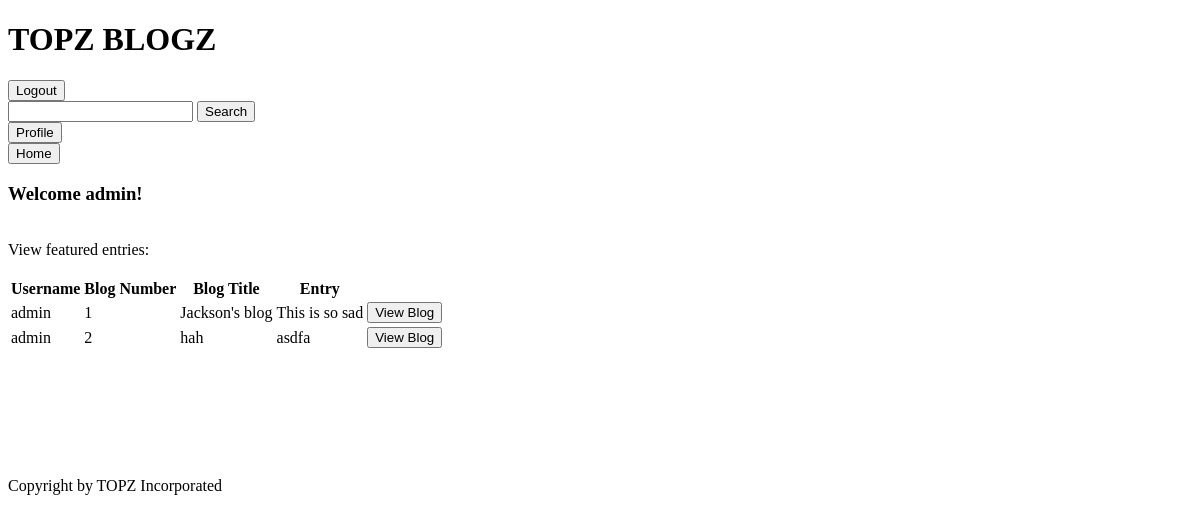
Page /home (signed in) on the earlier database version.
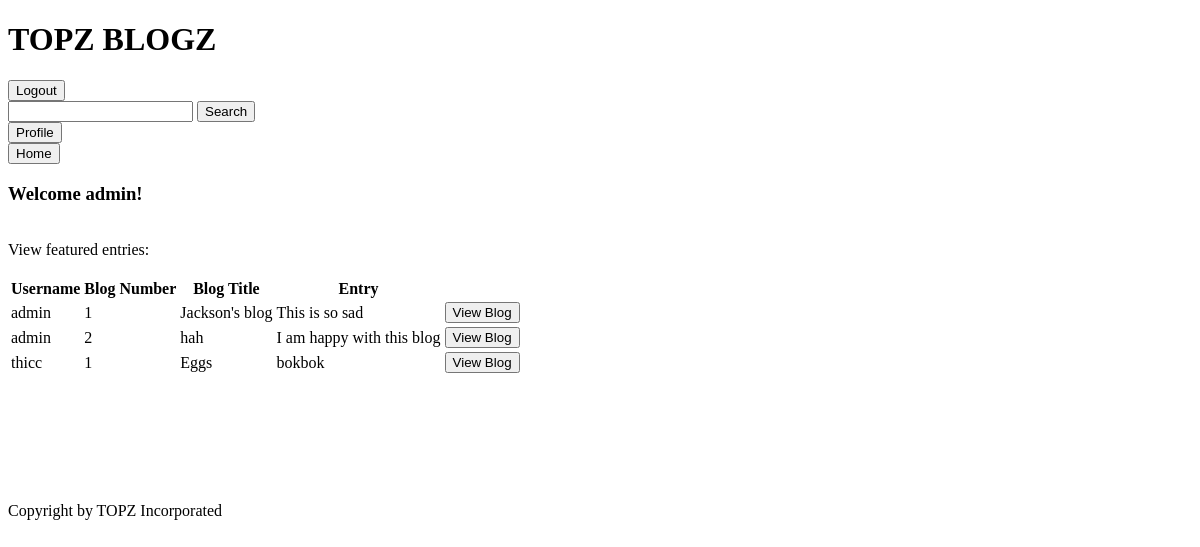
Same page on the later database version.
### tables this page shows
CREATE TABLE users (user_id INTEGER PRIMARY KEY, username TEXT, password TEXT);

CREATE TABLE blogs (user_id INTEGER, blog_id INTEGER, blog_name TEXT);

CREATE TABLE entries (user_id INTEGER, blog_id INTEGER, entry_num INTEGER, entry_text TEXT);

### app.py (the view)
@app.route("/home", methods = ["GET", "POST"])
def home():
    if ('username' in session and 'password' in session):
        if('profileRedirect' in request.form):
            return redirect("/user/" + session['username'])
        user = session['username']
        entries = readDB.getAllBlogs()
        return render_template("home.html",
            username = user,
            recentEntries = entries)
    return redirect(url_for("firstLogin"))

### utl/readDB.py (called while the page is built)
def displayBlogsID(userid):
    DB_FILE="data/databases.db"
    db = sqlite3.connect(DB_FILE)
    c = db.cursor()
    command = "SELECT blogs.user_id, blogs.blog_id, blog_name, entry_num, entry_text FROM blogs INNER JOIN entries ON blogs.user_id = entries.user_id AND blogs.blog_id = entries.blog_id WHERE blogs.user_id = {};".format(userid)
    c.execute(command)
    q = c.fetchall()
    final = []
    for entry in q:
        index = entry[1] - 1
        if len(final) == index:
            final.append([])
            final[index].append(entry[1])
            final[index].append(entry[2])
            final[index].append(entry[4])
        else:
            final[index].append(entry[4])
    db.commit() #save changes
    db.close()  #close database
    return final

def getAllBlogs():
    DB_FILE="data/databases.db"
    db = sqlite3.connect(DB_FILE)
    c = db.cursor()
    blogs = []
    command = "SELECT user_id, username FROM users;"
    c.execute(command)
    q = c.fetchall()
    for num in range(q[len(q)-1][0]+1):
        entries = displayBlogsID(num)
        for entry in entries:
            adding = []
            adding.append(q[num][1])
            adding.append(entry[0])
            adding.append(entry[1])
            adding.append(entry[len(entry)-1])
            blogs.append(adding)
    db.commit() #save changes
    db.close()  #close database
    return blogs

### templates/home.html (shortened to what this page needs)
{% extends "header.html" %}
{% block body %}
    <h3> Welcome {{username}}! </h3>
    <br>
    View featured entries:
    <br>
    <br>
    <table>
      <tr>
        <th>Username</th>
        <th>Blog Number</th>
        <th>Blog Title</th>
        <th>Entry</th>
      </tr>
      {% for row in recentEntries %}
        <tr>
          <td>{{row[0]}}</td>
          <td>{{row[1]}}</td>
          <td>{{row[2]}}</td>
          <td>{{row[3]}}</td>
          <td>
            <form action='/user/{{row[0]}}/blog/{{row[1]}}'>
                <input type = 'submit' value = "View Blog">
            </form>
          </td>
        </tr>
      {% endfor %}
    </table>
    <br>
    <br><br><br><br><br>
{% endblock %}

### templates/header.html (shortened to what this page needs)
<!DOCTYPE html>
<html lang='en' dir='ltr'>
    <head>
        <header>
            {% block header %}
            <h1> TOPZ BLOGZ </h1>
            <form action='/logout', method="GET">
                <input type = 'submit' value = "Logout" >
            </form>
            <form action='/search', method="POST">
                <input type = 'text' name = 'keywords'>
                <input type = 'submit' name = 'search1', value = 'Search'>
            </form>
            <form action='/home', method="POST">
                <input type = 'submit' name = 'profileRedirect' value = "Profile">
            </form>
            <form action='/home', method="GET">
                <input type = 'submit' name = 'home' value = "Home">
            </form>
            {% endblock %}
        </header>
    </head>
    <body>
        {% block body %}
        {% endblock %}
        <br>
    </body>
    <footer>
        {% block footer %}
        Copyright by TOPZ Incorporated
        {% endblock %}
    </footer>
</html>

Differences in the rows shown:
no longer on this page (row unchanged): entries: entry_text "asdfa"
added entries: entry_text "I am happy with this blog"
now on this page (row unchanged): users: username "thicc"
added blogs: blog_name "Eggs"
added entries: entry_text "bokbok"
Other differences:
new list line: "admin"
new list line: "2 View Blog"
new list line: "hah"
new list line: "1 View Blog"
list line gone: "admin"
list line gone: "2 View Blog"
list line gone: "hah"
